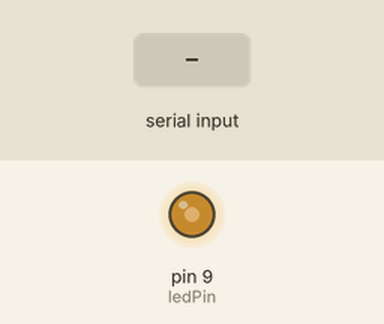
Recording of a sketch running on a simulated Arduino Uno, built with avr-gcc and run on an emulated ATmega328P. Parts: output pins drawn as LEDs (lit = HIGH). The test bench sets the inputs (shaded band).

Above: at 1.2 s.
1.3 s: "90,45\n" received over Serial
At 1.49 s:
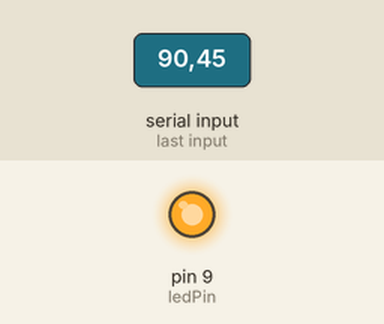
At 1.89 s:
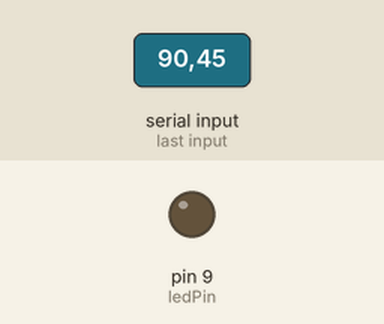
Timing chart, 0 to 10.3 s (numbered marks = the images above; inputs shaded):
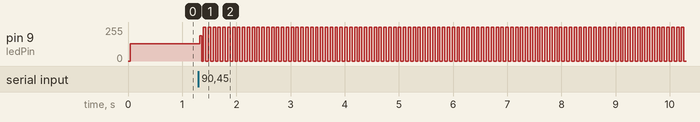

The sketch:

LabView_Knob_Single_LED.ino
```cpp
int ledPin = 9;
long interval;
int received_val;
int ledState = LOW;
// "unsigned long" for variables that hold time
unsigned long previousMillis = 0;   //store last time LED was updated

void setup() {
  // put your setup code here, to run once:
Serial.begin(9600);
pinMode(ledPin, OUTPUT);
}

void loop() {
  //runs repeatedly:
  unsigned long currentMillis = millis();
  datatrans();
  if (currentMillis - previousMillis >= interval) {
    // save the last time you blinked the LED
    previousMillis = currentMillis;

    // if the LED is off turn it on and vice-versa:
    if (ledState == LOW) {
      ledState = HIGH;
    } else {
      ledState = LOW;
    }

    // set the LED with the ledState of the variable:
    digitalWrite(ledPin, ledState);
  }
// delay(10);
}
void datatrans(){
  if(Serial.available()){
    received_val=Serial.parseInt();
    interval=received_val*1;
    if(Serial.read()==char(13)){

      }
    }
  }
```

Measured:
- after the input at 1.3 s, pin 9 (ledPin): 128/255 → 189/255 at once, then repeats every 0.08 s: 0/255 0.03 s, 255/255 0.05 s
